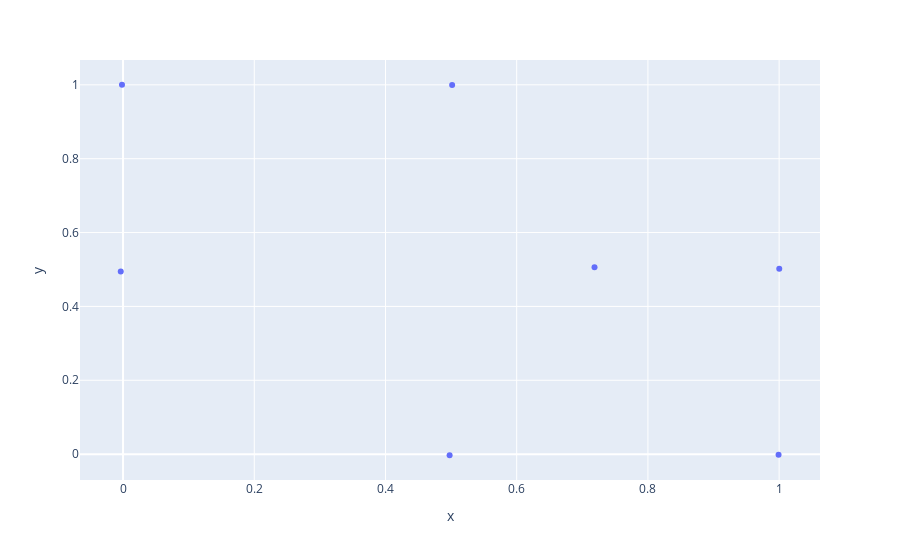

Source (notebook cell):
### Code cell
gmm = GaussianMixture(n_components=7)
gmm.fit(transitions)
aics.append(gmm.bic(transitions))
centers = gmm.means_
px.scatter(x=centers[:,0], y=centers[:,1])

### Figure 1 — Plotly figure (JSON) as saved in the notebook; plotly's stock layout.template omitted (floating-point values rounded to 4 significant figures)
{"data": [{"hovertemplate": "x=%{x}<br>y=%{y}<extra></extra>", "legendgroup": "", "marker": {"color": "#636efa", "symbol": "circle"}, "mode": "markers", "name": "", "orientation": "v", "showlegend": false, "type": "scatter", "x": [1.0, -0.003493, 0.4977, 0.5016, -0.001617, 0.9991, 0.7186], "xaxis": "x", "y": [0.5019, 0.4942, -0.003028, 0.9992, 1.0, -0.00158, 0.5062], "yaxis": "y"}], "layout": {"legend": {"tracegroupgap": 0}, "margin": {"t": 60}, "xaxis": {"anchor": "y", "domain": [0, 1], "title": {"text": "x"}}, "yaxis": {"anchor": "x", "domain": [0, 1], "title": {"text": "y"}}}}
